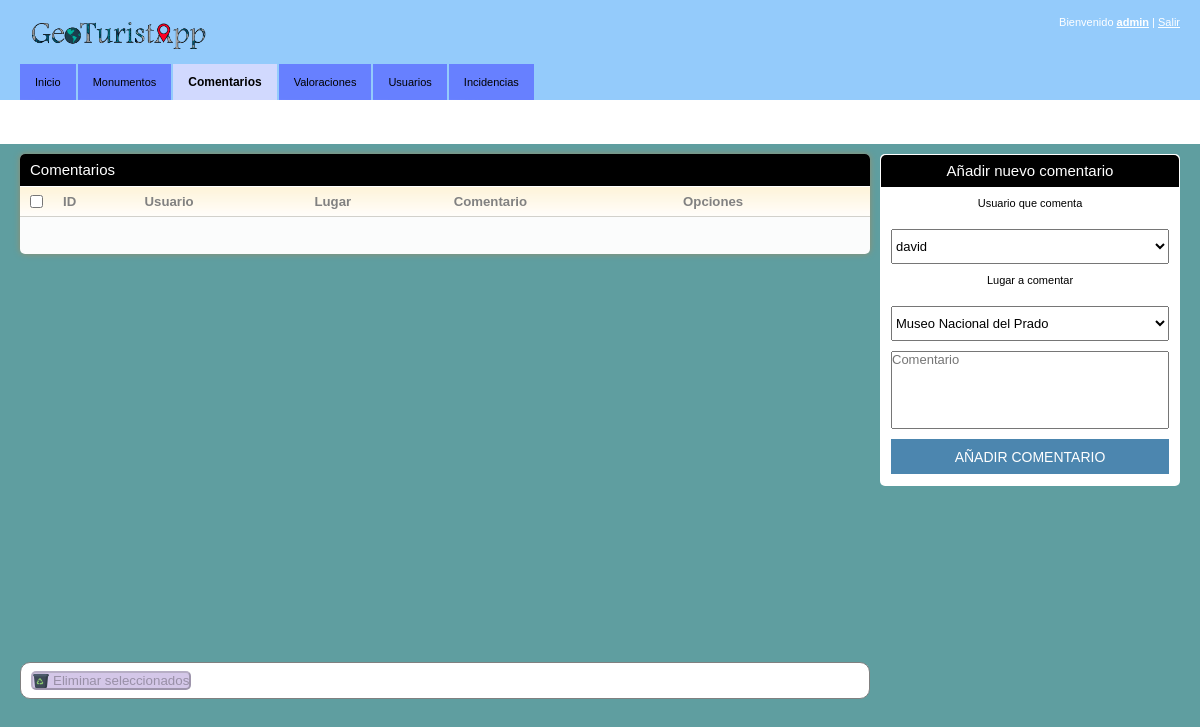
The app's page /inicio.php?id=comentarios (signed in), older data.
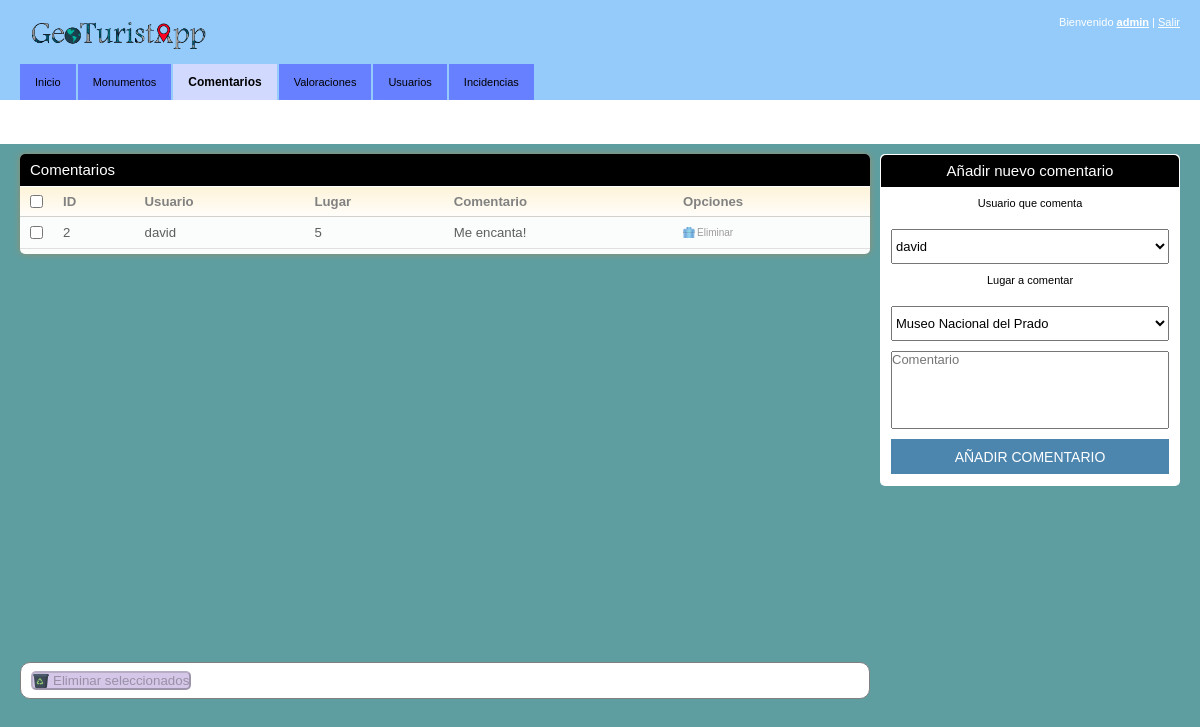
The same page, newer data.
### tables this page shows
CREATE TABLE `comentarios` (
  `id_comentario` int(11) NOT NULL,
  `id_usuario` varchar(40) NOT NULL,
  `id_lugar` int(11) NOT NULL,
  `comentario` varchar(400) NOT NULL
);

### funciones_BD.php (the view, shortened to what this page needs)
<?php
function usuarios_lista($conexion){
	$usuarios = mysqli_query($conexion,"SELECT * FROM usuarios");
	if($usuarios){
		while($fila = mysqli_fetch_array($usuarios))
		{
			echo "<option value='$fila[id_usuario]'>$fila[id_usuario]</option>";
		}
	}
}
function lugares_lista($conexion){
	$lugares = mysqli_query($conexion,"SELECT * FROM lugares");
	if($lugares){
		while($fila = mysqli_fetch_array($lugares))
		{
			echo "<option value='$fila[id_lugar]'>$fila[nombre]</option>";
		}
	}
}
function obtener_comentarios($conexion){
	$comentarios = mysqli_query($conexion,"SELECT * FROM comentarios");
	if($comentarios){
		while($fila = mysqli_fetch_array($comentarios))
		{
			echo "<tr>
				<td><input type='checkbox' name='coment_sel[]' class='lugares_sel' value='$fila[id_comentario]'/></td>
				<td>$fila[id_comentario]</td>
				<td>$fila[id_usuario]</td>
				<td>$fila[id_lugar]</td>
				<td>$fila[comentario]</td>
				<td><a href='inicio.php?id=comentarios&eliminar=$fila[id_comentario]' class='ico del' onclick='return confirmar()'>Eliminar</a>
			</tr>";
		}
	}
}
?>

Row changes from the older to the newer data that the page shows:
added comentarios: id_comentario "2", id_usuario "david", id_lugar "5", comentario "Me encanta!"
